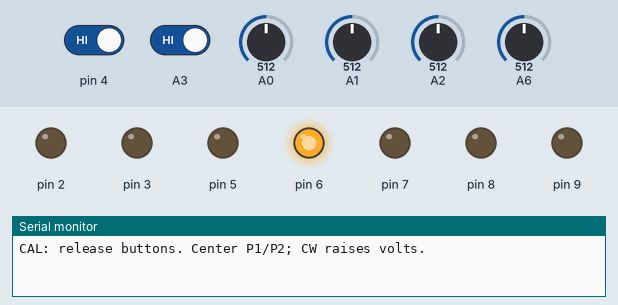
A sketch run on a simulated Arduino Nano, built with avr-gcc and run on an emulated ATmega328P. Shown: output pins drawn as LEDs (lit = HIGH), the last lines printed to the serial monitor. Dashed ring = blinking. Inputs (shaded band) come from the test bench; at power-on: pin 4 HIGH, A3 HIGH, A0 = 512, A1 = 512, A2 = 512, A6 = 512. Random numbers use the default seed unless the sketch sets one; pins used as bus, display or sensor lines are not drawn.

Above: at 1.2 s.
1.3 s: pin 4 driven LOW and A3 driven LOW
At 2.5 s:
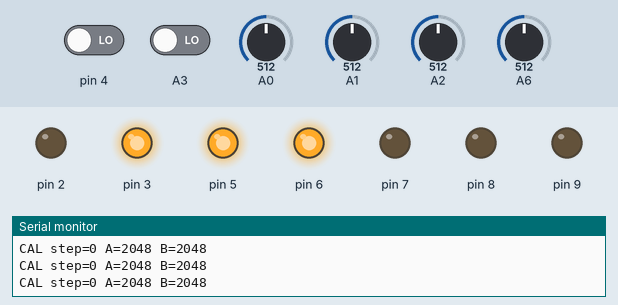
2.8 s: pin 4 driven HIGH
At 4.66 s:
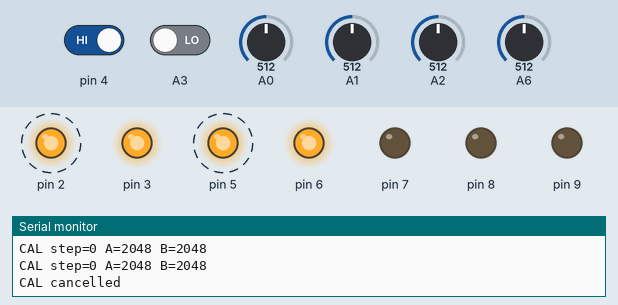
Timing chart, 0 to 11.8 s (numbered marks = the images above; inputs shaded):
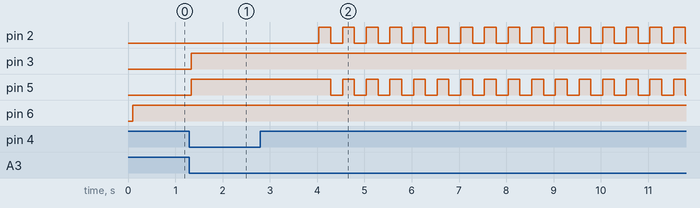

Measured:
- after the input at 1.3 s, pin 3, pin 5: LOW → HIGH at once
- after the input at 2.8 s, pin 2: alternates HIGH for 0.25 s and LOW for 0.25 s, starting after 1.2 s; pin 5: alternates HIGH for 0.25 s and LOW for 0.25 s, starting after 1.5 s

The sketch:

ALTERIA_ar_clock3.ino
```cpp
#include "firmware.hpp"
```

Source omitted: firmware.hpp (37436 bytes)
